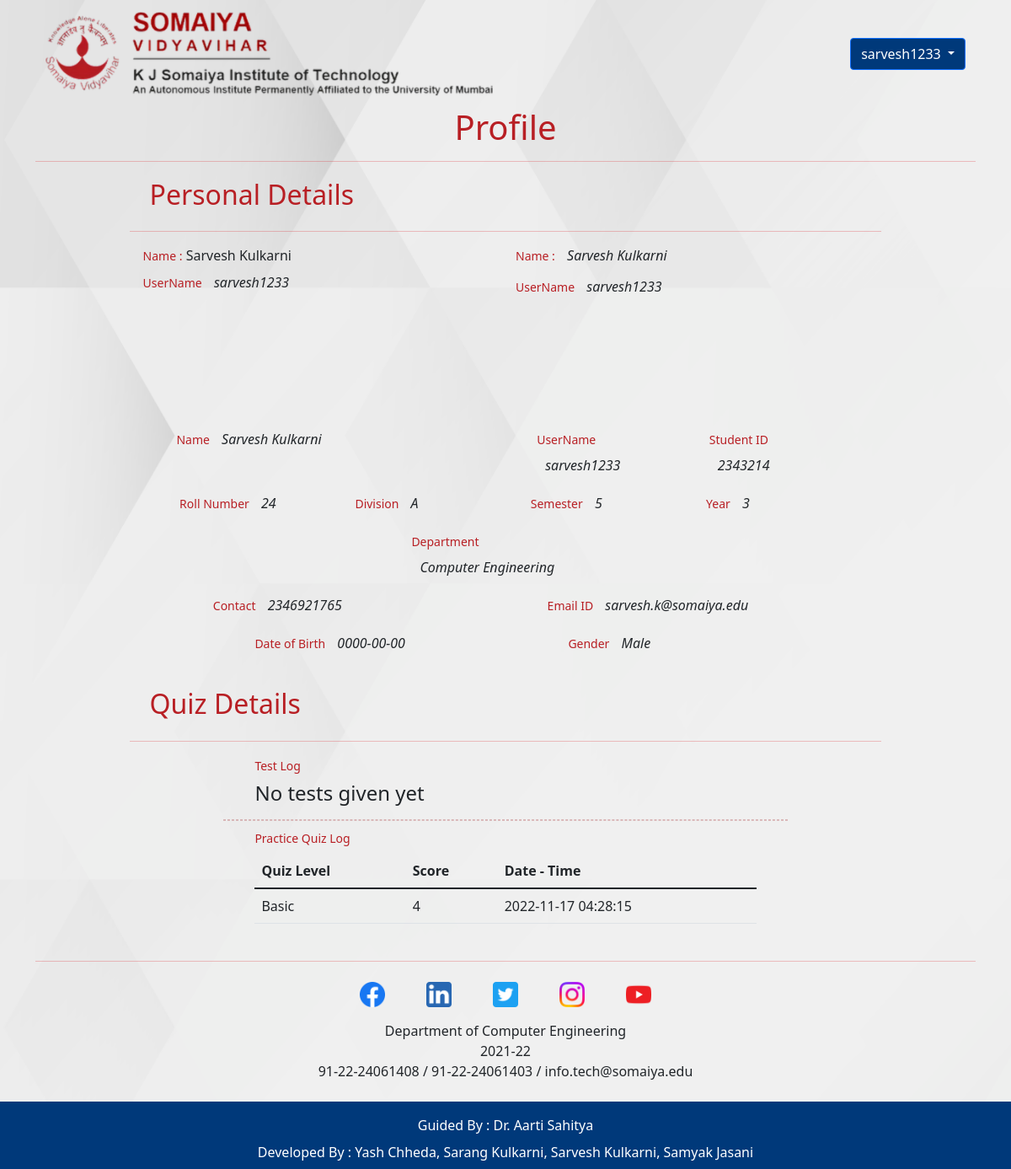
The app's page /profile.php (signed in) with its own data.
### tables this page shows
CREATE TABLE `users` (
  `sr` int(5) NOT NULL,
  `email` varchar(255) NOT NULL,
  `password` varchar(255) NOT NULL,
  `student_ID` int(10) NOT NULL,
  `username` varchar(255) NOT NULL,
  `first_name` text NOT NULL,
  `last_name` text NOT NULL,
  `roll_no` int(2) NOT NULL,
  `division` text NOT NULL,
  `semester` int(1) NOT NULL,
  `year` int(1) NOT NULL,
  `department` text NOT NULL,
  `gender` text NOT NULL,
  `dob` date NOT NULL,
  `mobile_no` varchar(10) NOT NULL,
  `dt` timestamp NOT NULL DEFAULT current_timestamp()
);

CREATE TABLE `testlog` (
  `test_ID` int(5) NOT NULL,
  `stud_ID` int(10) NOT NULL,
  `stud_name` text NOT NULL,
  `test_diffi` varchar(20) NOT NULL,
  `score` int(2) NOT NULL,
  `dt` timestamp NOT NULL DEFAULT current_timestamp()
);

### _session.php (called while the page is built, shortened)
<?php
$user = $_SESSION['username'];
include('_dbconnect.php');
$result = mysqli_query($conn, "SELECT * FROM `users` where `username` = '$user'");
if (mysqli_num_rows($result) > 0) {
    while ($row = mysqli_fetch_array($result)) {
        $student_ID = $row["student_ID"];
        $username = $row["username"];
        $first_name = $row["first_name"];
        $last_name = $row["last_name"];
        $division = $row["division"];
        $roll_no = $row["roll_no"];
        $semester = $row["semester"];
        $year = $row["year"];
        $department = $row["department"];
        $mobile_no = $row["mobile_no"];
        $dob = $row["dob"];
        $gender = $row["gender"];
        $email = $row["email"];
    }
}
?>

### profile.php (the view, shortened to what this page needs)
<?php
include_once('_session.php');
?>
<!DOCTYPE html>
<html lang="en">
<head>
    <link href="https://cdn.jsdelivr.net/npm/bootstrap@5.1.3/dist/css/bootstrap.min.css" rel="stylesheet">
    <link rel="stylesheet" href="/syss/assets/style.css">
</head>
<body oncontextmenu="return false;" style="background-image: url('assets/images/default_bg.jpg'); height: 100vh">
    <header>
        <div class="container">
            <nav class="navbar navbar-expand-lg">
                <div class="container-fluid">
                    <a class="navbar-brand" href="index.php">
                        <img src="/syss/assets/images/longlogo.png" alt="long_logo" height="100" class="d-inline-block align-text-top">
                    </a>
                    <div class="btn-group">
                        <button type="button" class="btn btn-primary dropdown-toggle" style="background-color: #00397A;" data-bs-toggle="dropdown" aria-expanded="false">
                            <?php echo $_SESSION['username']; ?>
                        </button>
                    </div>
                </div>
            </nav>
        </div>
    </header>
    <div class="container position-relative">
        <div>
            <h1 class="text-center" style="color: #B81F24;">Profile</h1>
        </div>
        <hr style="color:#D91A21;">
        <div class="form-container d-flex flex-column">
            <h2 class="mx-4" style="color: #B81F24;">Personal Details</h2>
            <hr style="color:#D91A21;">
            <div class="row px-3">
                <div class="col">
                    <div>
                        <label class="d-inline-block input-label form-label">Name : </label>
                        <label class="d-inline-block form-label">
                            <?php echo $first_name . " " . $last_name ?>
                        </label>
                    </div>
                    <div>
                        <label class="d-inline-block input-label form-label">UserName</label>
                        <label class="d-inline-block output-label form-label">
                            <?php echo $username ?>
                        </label>
                    </div>
                </div>
                <div class="col">
                    <div>
                        <label class="d-inline-block input-label form-label">Name : </label>
                        <label class="d-inline-block output-label form-label">
                            <?php echo $first_name . " " . $last_name ?>
                        </label>
                    </div>
                    <div>
                        <label class="d-inline-block input-label form-label">UserName</label>
                        <label class="d-inline-block output-label form-label">
                            <?php echo $username ?>
                        </label>
                    </div>
                </div>
            </div>
            <br><br><br><br>
            <br><br>
            <div class="d-flex justify-content-evenly">
                <div class="d-inline-block mb-2 col-5">
                    <label class="input-label form-label">Name</label>
                    <label class="output-label form-label">
                        <?php echo $first_name . " " . $last_name ?>
                    </label>
                </div>
                <div class="d-inline-block mb-2 col-2">
                    <label class="input-label form-label">UserName</label>
                    <label class="output-label form-label">
                        <?php echo $username ?>
                    </label>
                </div>
                <div class="d-inline-block mb-2 col-2">
                    <label class="input-label form-label">Student ID</label>
                    <label class="output-label form-label">
                        <?php echo $student_ID ?>
                    </label>
                </div>
            </div>
            <div class="d-flex justify-content-evenly">
                <div class="d-inline-block mb-2 col-2">
                    <label class="input-label form-label">Roll Number</label>
                    <label class="output-label form-label">
                        <?php echo $roll_no ?>
                    </label>
                </div>
                <div class="d-inline-block mb-2 col-2">
                    <label class="input-label form-label">Division</label>
                    <label class="output-label form-label">
                        <?php echo $division ?>
                    </label>
                </div>
                <div class="d-inline-block mb-2 col-2">
                    <label class="input-label form-label">Semester</label>
                    <label class="output-label form-label">
                        <?php echo $semester ?>
                    </label>
                </div>
                <div class="d-inline-block mb-2 col-2">
                    <label class="input-label form-label">Year</label>
                    <label class="output-label form-label">
                        <?php echo $year ?>
                    </label>
                </div>
            </div>
            <div class="d-flex justify-content-evenly">
                <div class="d-inline-block mb-2 col-3">
                    <label class="input-label form-label">Department</label>
                    <label class="output-label form-label">
                        <?php echo $department ?>
                    </label>
                </div>
            </div>
            <div class="d-flex justify-content-evenly">
                <div class="d-inline-block mb-2 col-4">
                    <label class="input-label form-label">Contact</label>
                    <label class="output-label form-label">
                        <?php echo $mobile_no ?>
                    </label>
                </div>
                <div class="d-inline-block mb-2 col-4">
                    <label class="input-label form-label">Email ID</label>
                    <label class="output-label form-label">
                        <?php echo $email ?>
                    </label>
                </div>
            </div>
            <div class="d-flex align-items-end justify-content-evenly">
                <div class="d-inline-block mb-2 col-3">
                    <label class="input-label form-label">Date of Birth</label>
                    <label class="output-label form-label">
                        <?php echo $dob ?>
                    </label>
                </div>
                <div class="d-inline-block mb-2 col-3">
                    <label class="input-label form-label">Gender</label>
                    <label class="output-label form-label">
                        <?php echo $gender ?>
                    </label>
                </div>
            </div>
        </div>
        <div class="form-container d-flex flex-column">
            <h2 class="mx-4" style="color: #B81F24;">Quiz Details</h2>
            <hr style="color:#D91A21;">
            <div class="d-flex justify-content-evenly">
                <div class="d-inline-block mb-2 col-md-8">
                    <label class="input-label form-label">Test Log</label>
                    <div class="table-responsive">
                        <?php
                        $logs_rslt = mysqli_query($conn, "SELECT * FROM `QuizLog` WHERE `StudID` = '$student_ID'");
                        if (mysqli_num_rows($logs_rslt) >= 1) {
                            echo '<table class="table table-hover table-bordereless">
                                    <thead>
                                        <tr>
                                            <th scope="col">Test Name</th>
                                            <th scope="col">Score</th>
                                            <th scope="col">Date - Time</th>
                                        </tr>
                                    </thead>
                                    <tbody>';
                            while ($row = mysqli_fetch_array($logs_rslt)) {
                                echo '<tr>
                                        <td>' . $row['QuizName'] . '</td>
                                        <td>' . $row['Score'] . '</td>
                                        <td>' . $row['dt'] . '</td>
                                        </tr>';
                            }
                            echo '
                            </tbody>
                            </table>';
                        } else {
                            echo '<h4>No tests given yet</h4>';
                        }
                        ?>
                    </div>
                </div>
            </div>
            <hr style="color:transparent; margin: auto; border:dashed 1px #971217;" class="mb-2 col-md-9">
            <div class="d-flex justify-content-evenly">
                <div class="d-inline-block mb-2 col-md-8">
                    <label class="input-label form-label">Practice Quiz Log</label>
                    <div class="table-responsive">
                        <?php
                        $logs_rslt = mysqli_query($conn, "SELECT * FROM `testlog` WHERE stud_ID = '$student_ID'");
                        if (mysqli_num_rows($logs_rslt) >= 1) {
                            echo '<table class="table table-hover table-bordereless">
                                    <thead>
                                        <tr>
                                            <th scope="col">Quiz Level</th>
                                            <th scope="col">Score</th>
                                            <th scope="col">Date - Time</th>
                                        </tr>
                                    </thead>
                                    <tbody>';
                            while ($row = mysqli_fetch_array($logs_rslt)) {
                                echo '<tr>
                                        <td>' . $row['test_diffi'] . '</td>
                                        <td>' . $row['score'] . '</td>
                                        <td>' . $row['dt'] . '</td>
                                        </tr>';
                            }
                            echo '
                            </tbody>
                            </table>';
                        } else {
                            echo '<h4>No practice Quizes Attempted yet</h4>';
                        }
                        ?>
                    </div>
                </div>
            </div>
        </div>
        <hr style="color:#D91A21;">
    </div>
    <?php require "_footer.php" ?>
</body>
</html>

### assets/style.css (style rules this page uses)
* { margin: 0; padding: 0; box-sizing: border-box; }
body { background-repeat: no-repeat; background-attachment: fixed; background-size: cover; }
a, a:active, a:hover { text-decoration: none; color: inherit; }
.form-container { width: 80%; margin: 20px auto; }
.input-label { color: #B81F24; font-size: 14px; font-weight: 200; }
.output-label { font-style: oblique; margin-top: -5px; padding: 5px 5px 5px 10px; }

### records on screen
users: first_name "Sarvesh", last_name "Kulkarni", username "sarvesh1233", student_ID "2343214", roll_no "24", division "A", semester "5", year "3", department "Computer Engineering", mobile_no "2346921765", email "sarvesh.k@somaiya.edu", dob "0000-00-00", gender "Male"
testlog: test_diffi "Basic", score "4", dt "2022-11-17 04:28:15"

### other values on screen
$_SESSION['username'] "sarvesh1233"
